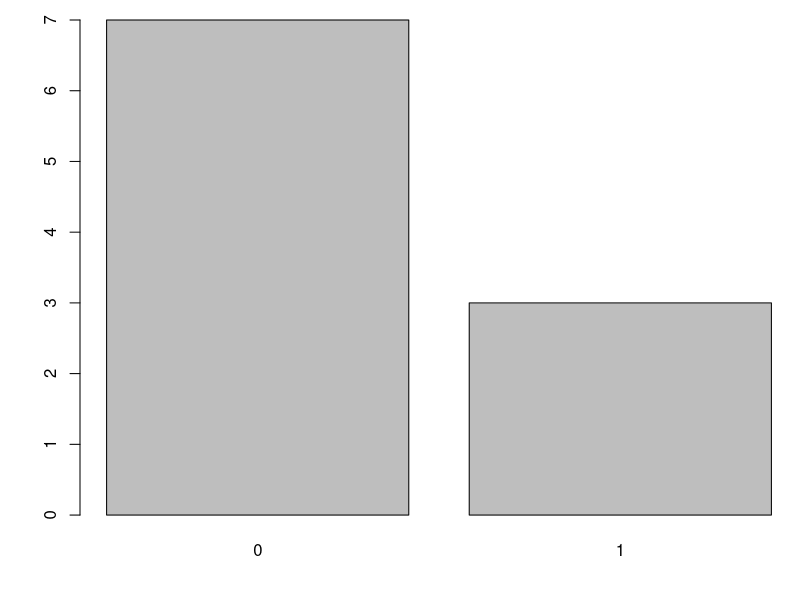
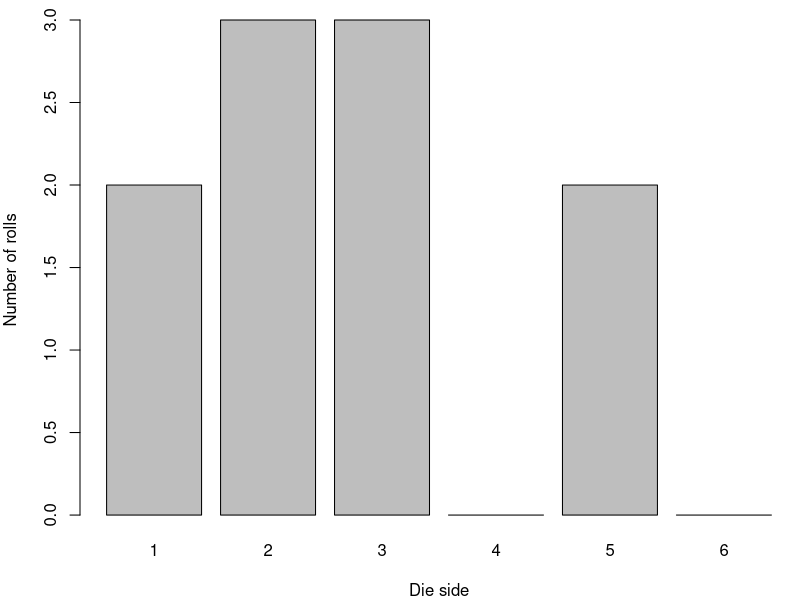
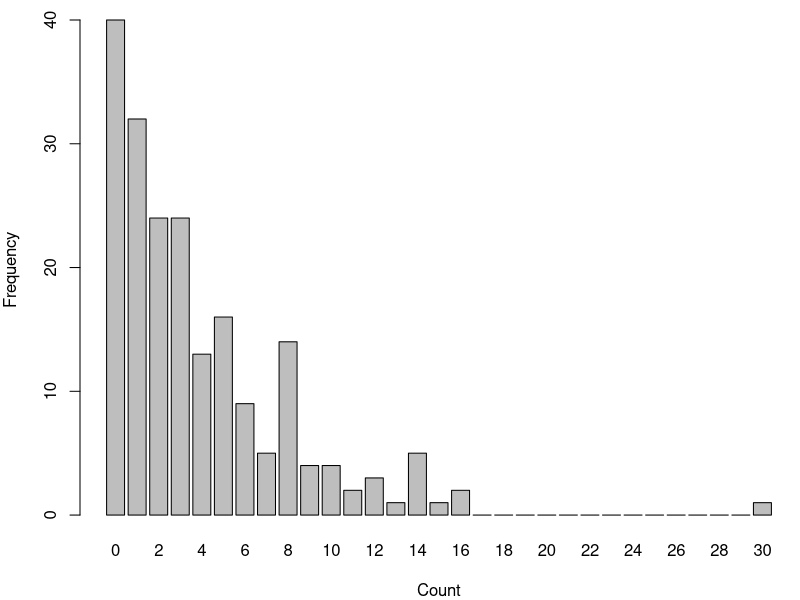
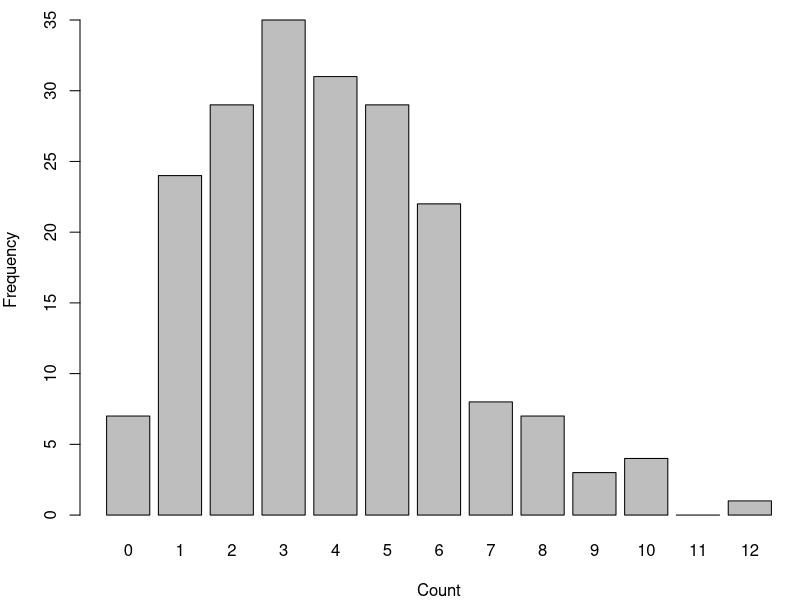
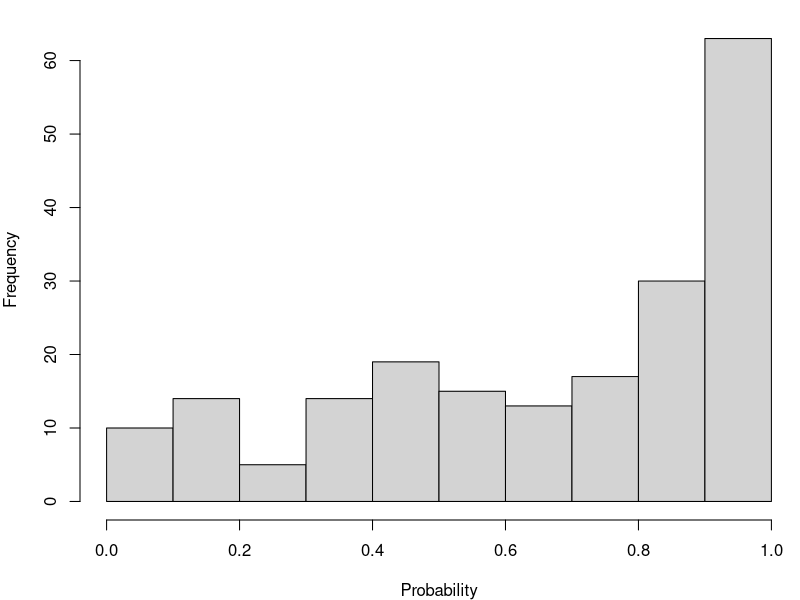
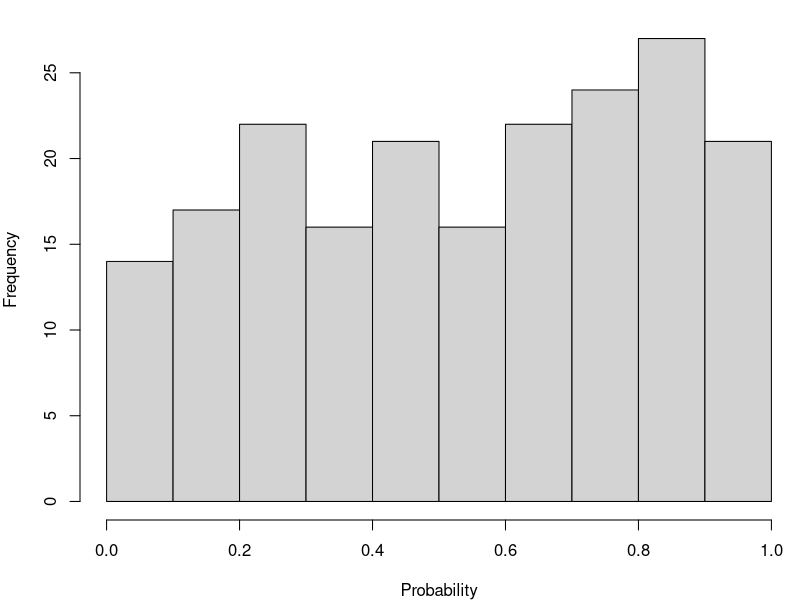
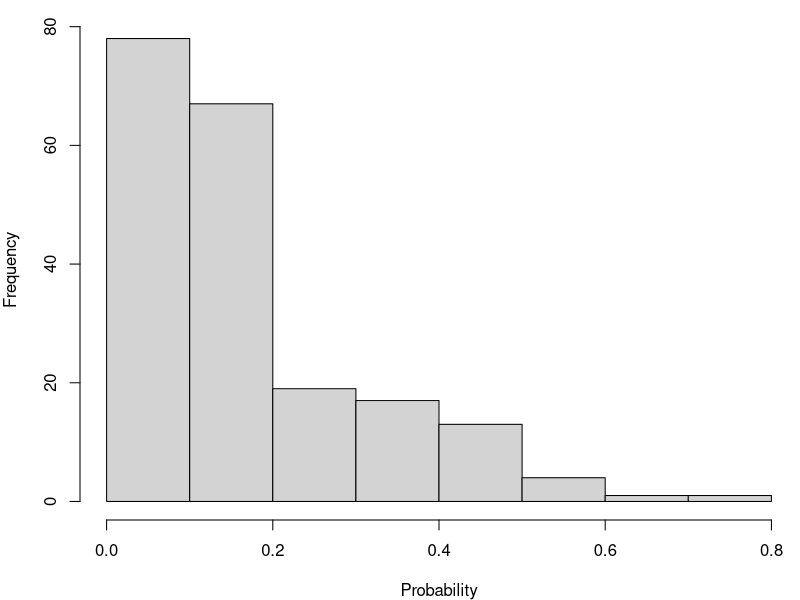
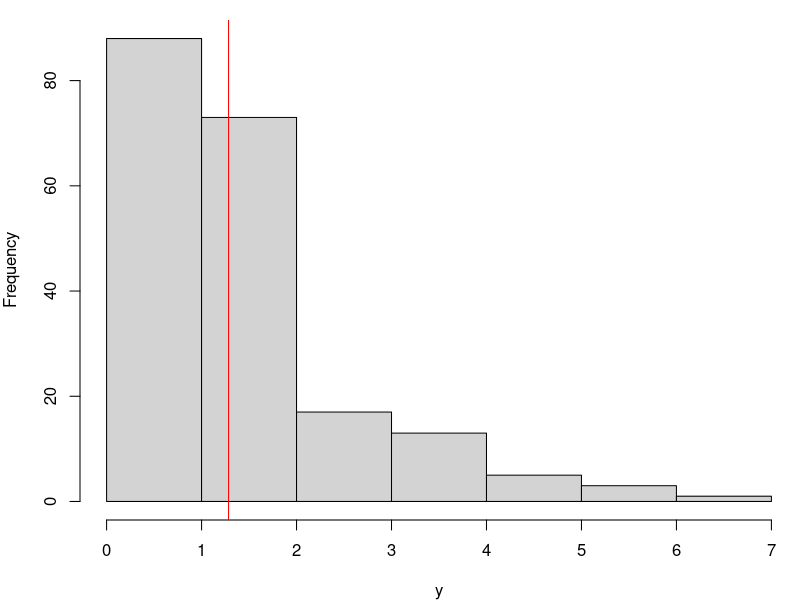

These charts were generated, in order, by the following R code:
## ---- chunk 1
y <- c(0,0,1,0,0,1,0,0,0,1)  # Coin toss observations, 0=tails
N.obs <- length(y) # R function to count number of observations
## ---- chunk 2
par(mar = c(4, 4, 1, .1))
## ---- chunk 3
Counts <- table(y)  # Summary table of 0 vs 1
barplot(Counts)
## ---- chunk 4
rm(list=ls()) # Clear Environment

x <-c(2,3,3,0,2,0)  # Generated using die, equal cell probabilities
SampleSize <- sum(x)
par(mar = c(4, 4, 1, .1))
## ---- chunk 5
x.labels <- seq(from=1, to=6, by=1)  # x axis labels for plotting
barplot(x, names.arg=x.labels, xlab="Die side", ylab="Number of rolls")
## ---- chunk 6
rm(list=ls()) # Clear Environment

set.seed(11111) # Ensure that book will have a reasonable result
par(mar = c(4, 4, 1, .1))
N <- 200
mu <- 4
k=1
Count <- rnbinom(n=N, mu=mu, size=k)
Freq <- table(factor(Count, levels = 0:max(Count)))
barplot(Freq, main="", xlab="Count", ylab="Frequency")

k=10 # Reduce degree of overdispersion
Count <- rnbinom(n=N, mu=mu, size=k)
Freq <- table(factor(Count, levels = 0:max(Count)))
barplot(Freq, main="", xlab="Count", ylab="Frequency")
## ---- chunk 7
#| echo: false
rm(list=ls()) # Clear Environment
par(mar = c(4, 4, 1, .1))

Reps <- 200 # Replicate draws from a beta distribution
alpha <- 1
beta <- 0.5
x <- rbeta(n=Reps, shape1=alpha, shape2=beta)
hist(x, main="", xlab="Probability")
beta <- 1
x <- rbeta(n=Reps, shape1=alpha, shape2=beta)
hist(x, main="", xlab="Probability")
beta <- 5
x <- rbeta(n=Reps, shape1=alpha, shape2=beta)
hist(x, main="", xlab="Probability")

## ---- chunk 8
#| echo: false
rm(list=ls()) # Clear Environment
par(mar = c(4, 4, 1, .1))
set.seed(12345) # Ensure that book will have a reasonable result

Reps <- 200
ln.m <- 0 # Ln-scale mean
ln.v <- 0.5 # Ln-scale variance
y <- rlnorm(n=Reps, mean=ln.m, sd=sqrt(ln.v))

hist(y, main="")
Exp.mean <- exp(ln.m+(ln.v/2)) # Calculate arithmetic scale expected mean
abline(v=Exp.mean, col="red")
## ---- chunk 9
#| echo: false
rm(list=ls()) # Clear Environment
par(mar = c(4, 4, 1, .1))

Reps <- 200 # Replicate draws from a gamma distribution
alpha <- 3 # Shape parameter, > 0
beta <- 1 # Scale parameter, > 0
x.1 <- rgamma(n=Reps, shape=alpha, scale=beta)

beta <- 3 # Increase spread
x.3 <- rgamma(n=Reps, shape=alpha, scale=beta)
max.x <- max(x.1, x.3)
hist(x.1, xlab="x", main="", xlim=c(0,max.x))
hist(x.3, xlab="x", main="", xlim=c(0,max.x))
